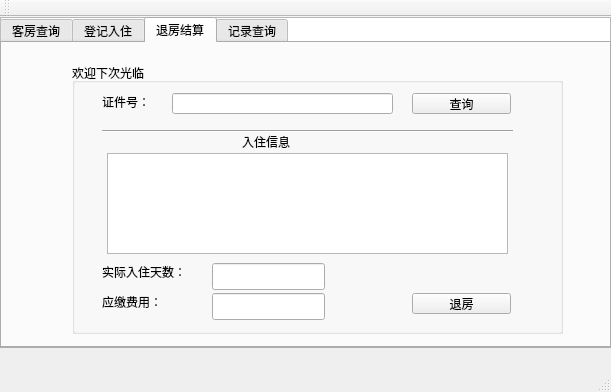
<?xml version="1.0" encoding="UTF-8"?>
<ui version="4.0">
 <class>MainWindow</class>
 <widget class="QMainWindow" name="MainWindow">
  <property name="geometry">
   <rect>
    <x>0</x>
    <y>0</y>
    <width>611</width>
    <height>392</height>
   </rect>
  </property>
  <property name="windowTitle">
   <string>MainWindow</string>
  </property>
  <widget class="QWidget" name="centralWidget">
   <widget class="QTableWidget" name="tableWidget">
    <property name="geometry">
     <rect>
      <x>0</x>
      <y>0</y>
      <width>611</width>
      <height>331</height>
     </rect>
    </property>
   </widget>
   <widget class="QTabWidget" name="tabWidget">
    <property name="geometry">
     <rect>
      <x>0</x>
      <y>0</y>
      <width>611</width>
      <height>331</height>
     </rect>
    </property>
    <property name="currentIndex">
     <number>2</number>
    </property>
    <widget class="QWidget" name="tab">
     <attribute name="title">
      <string>客房查询</string>
     </attribute>
     <widget class="QTableView" name="tvPriceInfo">
      <property name="geometry">
       <rect>
        <x>20</x>
        <y>0</y>
        <width>591</width>
        <height>121</height>
       </rect>
      </property>
     </widget>
     <widget class="QTableView" name="tvRoomInfo">
      <property name="geometry">
       <rect>
        <x>350</x>
        <y>120</y>
        <width>256</width>
        <height>151</height>
       </rect>
      </property>
     </widget>
     <widget class="QLabel" name="label">
      <property name="geometry">
       <rect>
        <x>0</x>
        <y>0</y>
        <width>21</width>
        <height>121</height>
       </rect>
      </property>
      <property name="text">
       <string>&lt;html&gt;&lt;head/&gt;&lt;body&gt;&lt;p&gt;今&lt;/p&gt;&lt;p&gt;日&lt;/p&gt;&lt;p&gt;房&lt;/p&gt;&lt;p&gt;价&lt;/p&gt;&lt;/body&gt;&lt;/html&gt;</string>
      </property>
     </widget>
     <widget class="QLabel" name="label_2">
      <property name="geometry">
       <rect>
        <x>330</x>
        <y>120</y>
        <width>21</width>
        <height>151</height>
       </rect>
      </property>
      <property name="text">
       <string>&lt;html&gt;&lt;head/&gt;&lt;body&gt;&lt;p&gt;房&lt;/p&gt;&lt;p&gt;间&lt;/p&gt;&lt;p&gt;信&lt;/p&gt;&lt;p&gt;息&lt;/p&gt;&lt;p&gt;表&lt;/p&gt;&lt;/body&gt;&lt;/html&gt;</string>
      </property>
     </widget>
     <widget class="QGroupBox" name="groupBox">
      <property name="geometry">
       <rect>
        <x>20</x>
        <y>130</y>
        <width>151</width>
        <height>151</height>
       </rect>
      </property>
      <property name="title">
       <string>房间类型</string>
      </property>
      <widget class="QRadioButton" name="rb6">
       <property name="geometry">
        <rect>
         <x>10</x>
         <y>20</y>
         <width>117</width>
         <height>22</height>
        </rect>
       </property>
       <property name="text">
        <string>总统套房</string>
       </property>
      </widget>
      <widget class="QRadioButton" name="rb1">
       <property name="geometry">
        <rect>
         <x>10</x>
         <y>40</y>
         <width>117</width>
         <height>22</height>
        </rect>
       </property>
       <property name="text">
        <string>商务套房</string>
       </property>
      </widget>
      <widget class="QRadioButton" name="rb2">
       <property name="geometry">
        <rect>
         <x>10</x>
         <y>60</y>
         <width>117</width>
         <height>22</height>
        </rect>
       </property>
       <property name="text">
        <string>豪华单人间</string>
       </property>
      </widget>
      <widget class="QRadioButton" name="rb5">
       <property name="geometry">
        <rect>
         <x>10</x>
         <y>80</y>
         <width>117</width>
         <height>22</height>
        </rect>
       </property>
       <property name="text">
        <string>豪华双人间</string>
       </property>
      </widget>
      <widget class="QRadioButton" name="rb3">
       <property name="geometry">
        <rect>
         <x>10</x>
         <y>100</y>
         <width>117</width>
         <height>22</height>
        </rect>
       </property>
       <property name="text">
        <string>标准单人间</string>
       </property>
      </widget>
      <widget class="QRadioButton" name="rb4">
       <property name="geometry">
        <rect>
         <x>10</x>
         <y>120</y>
         <width>117</width>
         <height>22</height>
        </rect>
       </property>
       <property name="text">
        <string>标准双人间</string>
       </property>
      </widget>
     </widget>
    </widget>
    <widget class="QWidget" name="tab_2">
     <attribute name="title">
      <string>登记入住</string>
     </attribute>
     <widget class="QGroupBox" name="groupBox_2">
      <property name="geometry">
       <rect>
        <x>90</x>
        <y>30</y>
        <width>391</width>
        <height>261</height>
       </rect>
      </property>
      <property name="title">
       <string>信息填写</string>
      </property>
      <widget class="QLineEdit" name="leID">
       <property name="geometry">
        <rect>
         <x>140</x>
         <y>40</y>
         <width>221</width>
         <height>27</height>
        </rect>
       </property>
      </widget>
      <widget class="QLineEdit" name="leUserName">
       <property name="geometry">
        <rect>
         <x>140</x>
         <y>70</y>
         <width>221</width>
         <height>27</height>
        </rect>
       </property>
      </widget>
      <widget class="QLineEdit" name="leRoomID">
       <property name="geometry">
        <rect>
         <x>140</x>
         <y>100</y>
         <width>113</width>
         <height>27</height>
        </rect>
       </property>
      </widget>
      <widget class="QLineEdit" name="leNumOfNig">
       <property name="geometry">
        <rect>
         <x>140</x>
         <y>130</y>
         <width>113</width>
         <height>27</height>
        </rect>
       </property>
      </widget>
      <widget class="Line" name="line">
       <property name="geometry">
        <rect>
         <x>260</x>
         <y>100</y>
         <width>3</width>
         <height>61</height>
        </rect>
       </property>
       <property name="orientation">
        <enum>Qt::Vertical</enum>
       </property>
      </widget>
      <widget class="Line" name="line_2">
       <property name="geometry">
        <rect>
         <x>70</x>
         <y>0</y>
         <width>301</width>
         <height>16</height>
        </rect>
       </property>
       <property name="orientation">
        <enum>Qt::Horizontal</enum>
       </property>
      </widget>
      <widget class="Line" name="line_3">
       <property name="geometry">
        <rect>
         <x>10</x>
         <y>180</y>
         <width>371</width>
         <height>16</height>
        </rect>
       </property>
       <property name="orientation">
        <enum>Qt::Horizontal</enum>
       </property>
      </widget>
      <widget class="QLabel" name="label_3">
       <property name="geometry">
        <rect>
         <x>30</x>
         <y>50</y>
         <width>67</width>
         <height>17</height>
        </rect>
       </property>
       <property name="text">
        <string>证件号：</string>
       </property>
      </widget>
      <widget class="QLabel" name="label_4">
       <property name="geometry">
        <rect>
         <x>30</x>
         <y>80</y>
         <width>67</width>
         <height>17</height>
        </rect>
       </property>
       <property name="text">
        <string>姓　名：</string>
       </property>
      </widget>
      <widget class="QLabel" name="label_5">
       <property name="geometry">
        <rect>
         <x>30</x>
         <y>110</y>
         <width>67</width>
         <height>17</height>
        </rect>
       </property>
       <property name="text">
        <string>房间号：</string>
       </property>
      </widget>
      <widget class="QLabel" name="label_6">
       <property name="geometry">
        <rect>
         <x>30</x>
         <y>140</y>
         <width>67</width>
         <height>17</height>
        </rect>
       </property>
       <property name="text">
        <string>入住天数：</string>
       </property>
      </widget>
      <widget class="QPushButton" name="pbSubmit">
       <property name="geometry">
        <rect>
         <x>20</x>
         <y>210</y>
         <width>99</width>
         <height>27</height>
        </rect>
       </property>
       <property name="text">
        <string>确认</string>
       </property>
      </widget>
      <widget class="QPushButton" name="pbCancel">
       <property name="geometry">
        <rect>
         <x>190</x>
         <y>210</y>
         <width>99</width>
         <height>27</height>
        </rect>
       </property>
       <property name="text">
        <string>取消</string>
       </property>
      </widget>
     </widget>
    </widget>
    <widget class="QWidget" name="tab_3">
     <attribute name="title">
      <string>退房结算</string>
     </attribute>
     <widget class="QGroupBox" name="groupBox_3">
      <property name="geometry">
       <rect>
        <x>70</x>
        <y>20</y>
        <width>491</width>
        <height>271</height>
       </rect>
      </property>
      <property name="title">
       <string>欢迎下次光临</string>
      </property>
      <widget class="QLabel" name="label_7">
       <property name="geometry">
        <rect>
         <x>30</x>
         <y>30</y>
         <width>67</width>
         <height>17</height>
        </rect>
       </property>
       <property name="text">
        <string>证件号：</string>
       </property>
      </widget>
      <widget class="QLabel" name="label_8">
       <property name="geometry">
        <rect>
         <x>170</x>
         <y>70</y>
         <width>67</width>
         <height>17</height>
        </rect>
       </property>
       <property name="text">
        <string>入住信息</string>
       </property>
      </widget>
      <widget class="QLabel" name="label_9">
       <property name="geometry">
        <rect>
         <x>30</x>
         <y>230</y>
         <width>81</width>
         <height>17</height>
        </rect>
       </property>
       <property name="text">
        <string>应缴费用：</string>
       </property>
      </widget>
      <widget class="QLabel" name="label_10">
       <property name="geometry">
        <rect>
         <x>30</x>
         <y>200</y>
         <width>101</width>
         <height>17</height>
        </rect>
       </property>
       <property name="text">
        <string>实际入住天数：</string>
       </property>
      </widget>
      <widget class="QLineEdit" name="leOut_ID">
       <property name="geometry">
        <rect>
         <x>100</x>
         <y>30</y>
         <width>221</width>
         <height>21</height>
        </rect>
       </property>
      </widget>
      <widget class="QLineEdit" name="leRealdate">
       <property name="geometry">
        <rect>
         <x>140</x>
         <y>200</y>
         <width>113</width>
         <height>27</height>
        </rect>
       </property>
      </widget>
      <widget class="QLineEdit" name="lePay">
       <property name="geometry">
        <rect>
         <x>140</x>
         <y>230</y>
         <width>113</width>
         <height>27</height>
        </rect>
       </property>
      </widget>
      <widget class="QPushButton" name="pbOut_Search">
       <property name="geometry">
        <rect>
         <x>340</x>
         <y>30</y>
         <width>99</width>
         <height>21</height>
        </rect>
       </property>
       <property name="text">
        <string>查询</string>
       </property>
      </widget>
      <widget class="QPushButton" name="pbCheckout">
       <property name="geometry">
        <rect>
         <x>340</x>
         <y>230</y>
         <width>99</width>
         <height>21</height>
        </rect>
       </property>
       <property name="text">
        <string>退房</string>
       </property>
      </widget>
      <widget class="Line" name="line_4">
       <property name="geometry">
        <rect>
         <x>30</x>
         <y>60</y>
         <width>411</width>
         <height>16</height>
        </rect>
       </property>
       <property name="orientation">
        <enum>Qt::Horizontal</enum>
       </property>
      </widget>
      <widget class="QTableView" name="tvQuery">
       <property name="geometry">
        <rect>
         <x>35</x>
         <y>90</y>
         <width>401</width>
         <height>101</height>
        </rect>
       </property>
      </widget>
     </widget>
    </widget>
    <widget class="QWidget" name="tab_4">
     <attribute name="title">
      <string>记录查询</string>
     </attribute>
     <widget class="QTableView" name="tvCheckin">
      <property name="geometry">
       <rect>
        <x>50</x>
        <y>20</y>
        <width>511</width>
        <height>151</height>
       </rect>
      </property>
     </widget>
     <widget class="QTableView" name="tvCheckout">
      <property name="geometry">
       <rect>
        <x>50</x>
        <y>180</y>
        <width>511</width>
        <height>111</height>
       </rect>
      </property>
     </widget>
    </widget>
   </widget>
  </widget>
  <widget class="QMenuBar" name="menuBar">
   <property name="geometry">
    <rect>
     <x>0</x>
     <y>0</y>
     <width>611</width>
     <height>25</height>
    </rect>
   </property>
  </widget>
  <widget class="QToolBar" name="mainToolBar">
   <attribute name="toolBarArea">
    <enum>TopToolBarArea</enum>
   </attribute>
   <attribute name="toolBarBreak">
    <bool>false</bool>
   </attribute>
  </widget>
  <widget class="QStatusBar" name="statusBar"/>
 </widget>
 <layoutdefault spacing="6" margin="11"/>
 <resources/>
 <connections/>
</ui>
